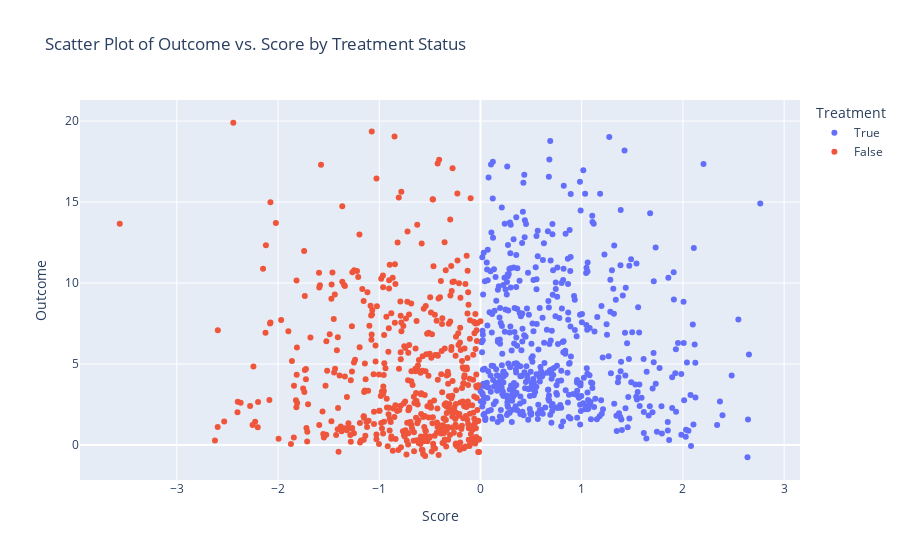

Here is the notebook cell this chart was saved with:
### Markdown cell above
Comparing the observed outcomes, we can clearly see a discontinuity at the cutoff value of $c = 0$.

### Code cell
fig = px.scatter(
    x=df['score'],
    y=df['y'],
    color=df['d'].astype(bool),
    labels={
        "x": "Score",   
        "y": "Outcome",
        "color": "Treatment"
    },
    title="Scatter Plot of Outcome vs. Score by Treatment Status"
)

fig.update_layout(
    xaxis_title="Score",
    yaxis_title="Outcome"
)
fig.show()

### Figure 1 — Plotly figure (JSON) as saved in the notebook; plotly's stock layout.template omitted (floating-point values rounded to 4 significant figures; data arrays with more than 128 entries replaced by an {"elided": "..."} marker saying what was removed)
{"data": [{"hovertemplate": "Treatment=True<br>Score=%{x}<br>Outcome=%{y}<extra></extra>", "legendgroup": "True", "marker": {"color": "#636efa", "symbol": "circle"}, "mode": "markers", "name": "True", "orientation": "v", "showlegend": true, "type": "scatter", "x": {"elided": "507 float values"}, "xaxis": "x", "y": {"elided": "507 float values"}, "yaxis": "y"}, {"hovertemplate": "Treatment=False<br>Score=%{x}<br>Outcome=%{y}<extra></extra>", "legendgroup": "False", "marker": {"color": "#EF553B", "symbol": "circle"}, "mode": "markers", "name": "False", "orientation": "v", "showlegend": true, "type": "scatter", "x": {"elided": "493 float values"}, "xaxis": "x", "y": {"elided": "493 float values"}, "yaxis": "y"}], "layout": {"legend": {"title": {"text": "Treatment"}, "tracegroupgap": 0}, "title": {"text": "Scatter Plot of Outcome vs. Score by Treatment Status"}, "xaxis": {"anchor": "y", "domain": [0, 1], "title": {"text": "Score"}}, "yaxis": {"anchor": "x", "domain": [0, 1], "title": {"text": "Outcome"}}}}
